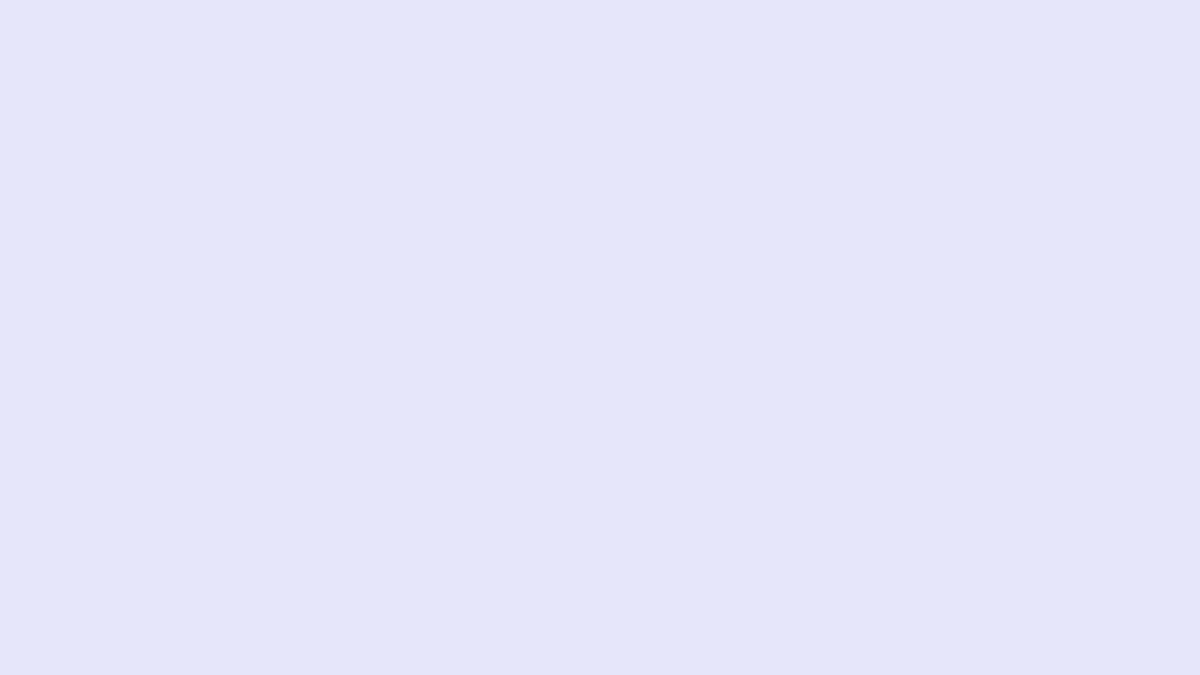
Frame 1 (no input)
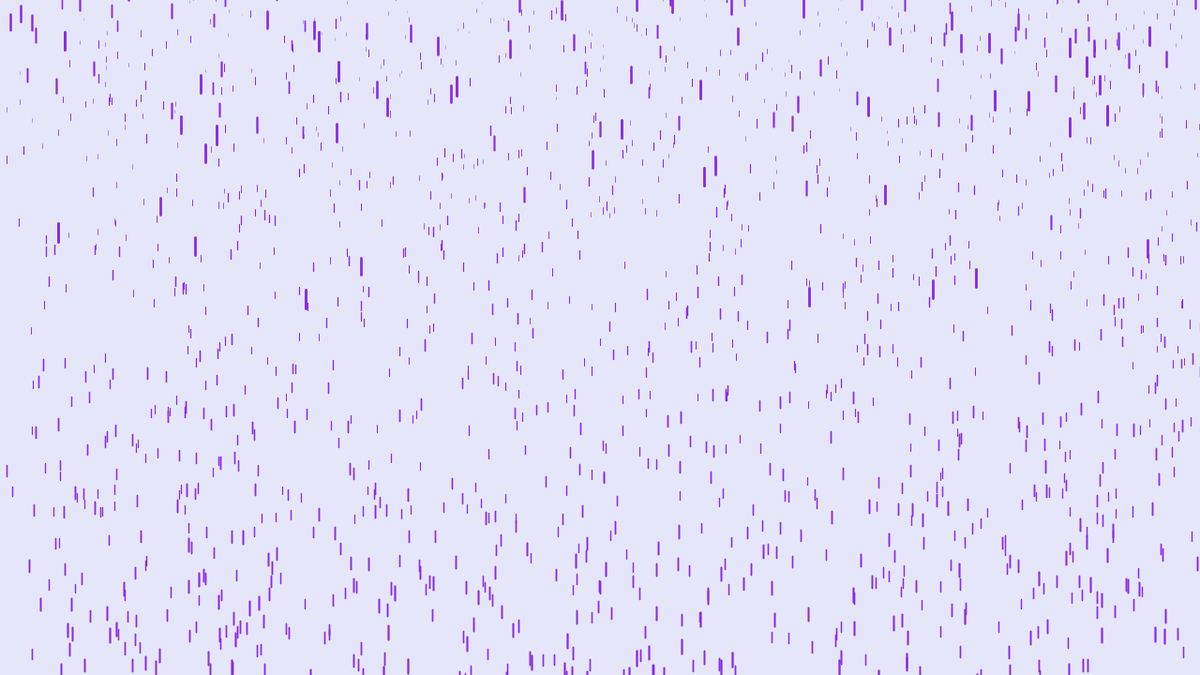
Frame 60 (the mouse pressed at the canvas centre just before this capture)
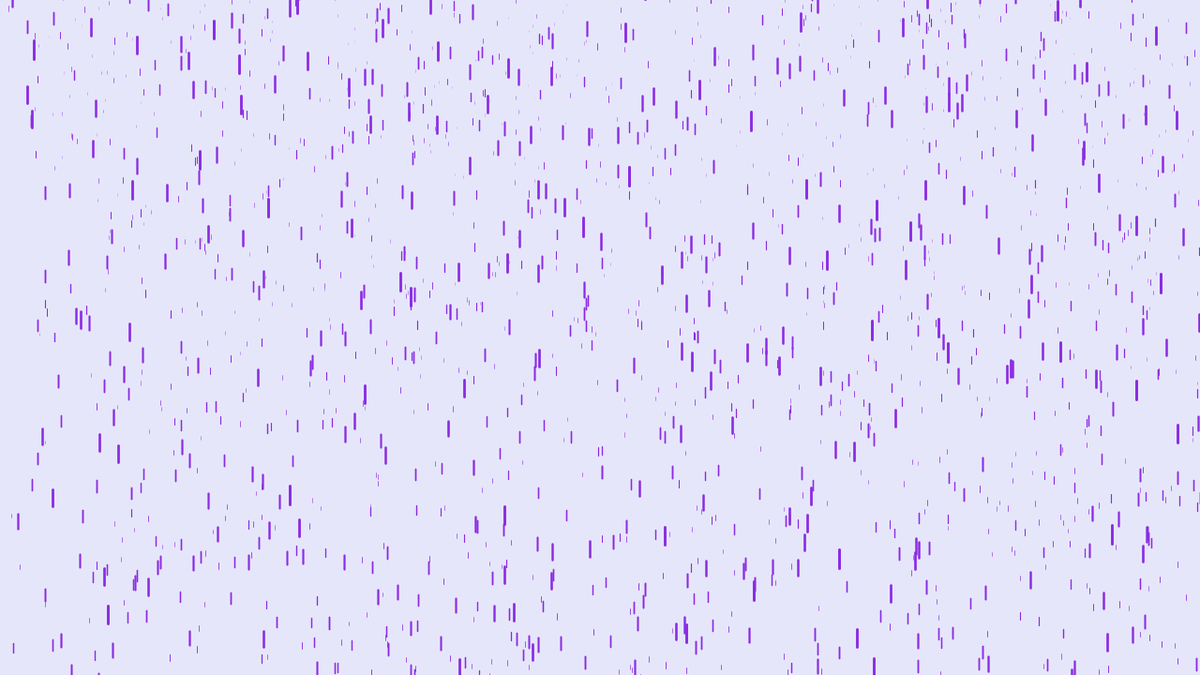
Frame 120 (the mouse held since frame 60 and released just before this capture)

The Processing sketch that drew these frames (run headless with seeded random() and noise(); from frame 60 on, the mouse is pressed at the canvas centre):

// Processing sketch: purple_rain
// ── purple_rain.pde
drop[] drops = new drop[3000]; //creates an array with n spaces

void setup() {
  size(1280, 720);
  for (int i = 0; i < drops.length; i++) {
    drops[i] = new drop(); //creates new drop for each space in the array
  }
}

void draw() {
  background(230, 230, 250);
  for (int i = 0; i < drops.length; i++) {
    drops[i].fall();
    drops[i].show();
  }
}

// ── drop.pde
class drop {
  float z = random(0, 20); //random z start value
  float x = random(width); //random x start value between whole width
  float y = random(-500, -100); //random y start value above the screen
  float yspeed = map(z, 0, 20, 0.01, 20); //speed of the drop relative to z (1, 20)
  float len = map(z, 0, 20, 1, 20); //length of the drop relative to z (10, 20)
  float wind = random(0, 1);
  
  void fall() {
    float grav = map(z, 0, 20, 0, 0.2); //gravity of the drop relative to z
    
    y = y + yspeed; //acceleration
    yspeed = yspeed + grav; //acceleration relative to gravity
    
    x = x + wind;
    
    if (y > height) { //reseting drop and all its values ((height * map(z, 0, 20, (1 / 3), 1)))
      x = random(width);
      y = random(-500, -100);
      z = random(0, 20);
      yspeed = map(z, 0, 20, 0.01, 20);
      len = map(z, 0, 20, 1, 20);
      wind = random(0, 1);
    }
  }
  
  void show() {
    float thick = map(z, 0, 20, 0.01, 3); //thickness relative to z (1, 3)
    strokeWeight(thick);
    stroke(138, 43, 226); //colour
    line(x, y, x, y + len); //drawing the drop
  }
}
